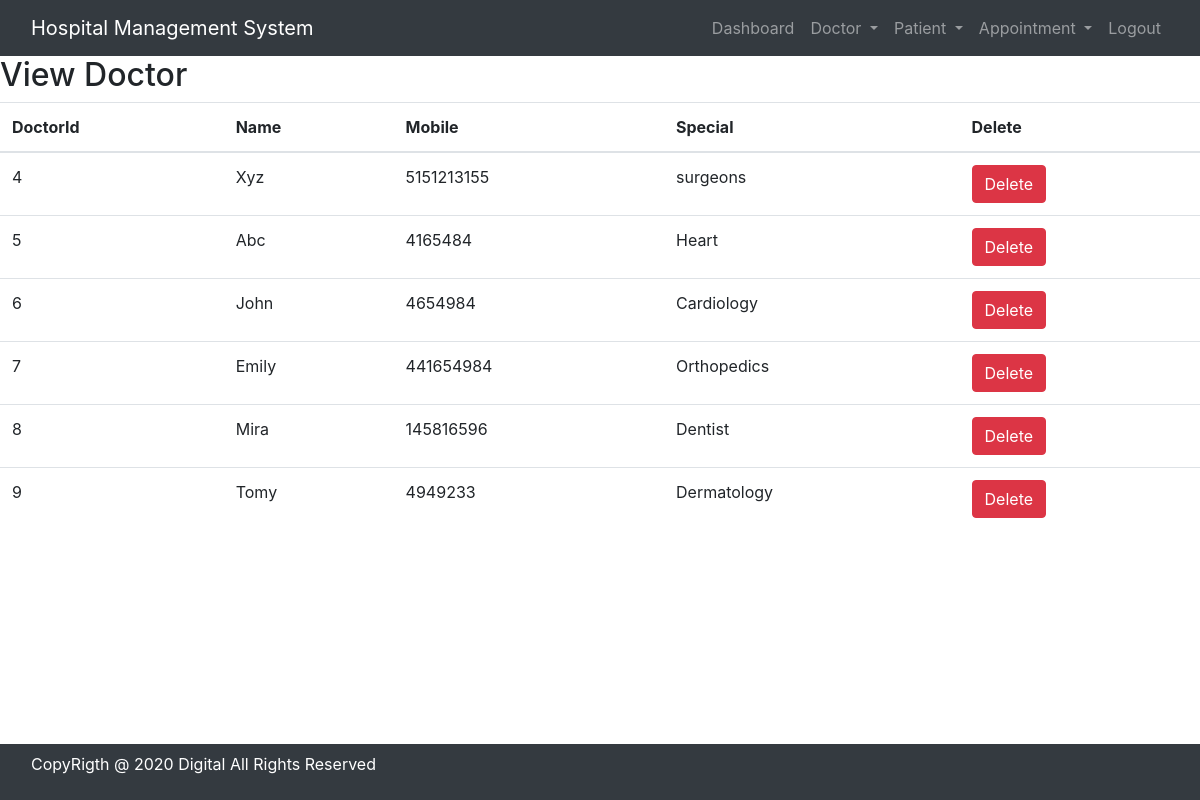
Page /view_doctor/ (signed in) on the earlier database version.
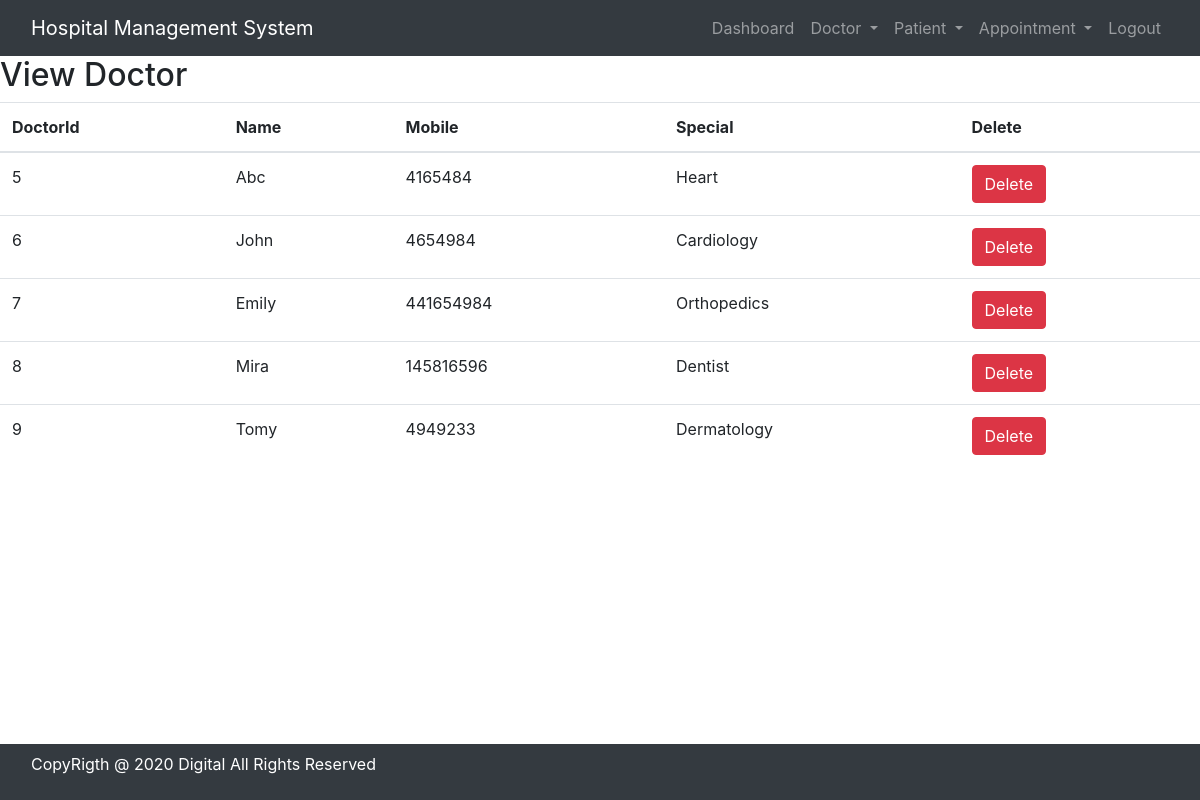
Same page on the later database version.
### hospital/models.py (models this page shows, shortened)
class Doctor(models.Model):
    Name = models.CharField(max_length=50)
    mobile = models.IntegerField()
    special = models.CharField(max_length=50)

### hospital/views.py (the view)
# urls.py: path('view_doctor/', View_Doctor, name='view_doctor'),
def View_Doctor(request):
    if not request.user.is_staff:
        return redirect('login')
    doc = Doctor.objects.all()
    d = {'doc': doc}
    return render(request, 'view_doctor.html', d)

### hospital/templates/view_doctor.html
{% include 'base.html' %}
{% include 'navigation.html' %}
{% block content %}
<div>
    <h2>View Doctor</h2>
    <table id="example" class="table table-hover">
        <thead>
            <tr>
                <th>DoctorId</th>
                <th>Name</th>
                <th>Mobile</th>
                <th>Special</th>
                <th>Delete</th>
            </tr>
        </thead>
        <tbody>
            {% for i in doc %}
            <tr>
                <td>{{i.id}}</td>
                <td>{{i.Name}}</td>
                <td>{{i.mobile}}</td>
                <td>{{i.special}}</td>
                <td><a href="{% url 'delete_doctor' i.id %}"
                onclick="return confirm('Are you sure you want to delete?')" class="btn btn-danger">Delete</a></td>
            </tr>
            {% endfor %}
        </tbody>
    </table>
</div>
{% endblock content %}
{% include 'footer.html' %}

Differences in the rows shown:
removed Doctor: id "4", Name "Xyz", mobile "5151213155", special "surgeons"
